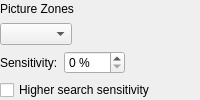
       <widget class="QWidget" name="pictureShapeOptions">
        <layout class="QVBoxLayout" name="verticalLayout_4">
         <property name="leftMargin">
          <number>0</number>
         </property>
         <property name="topMargin">
          <number>0</number>
         </property>
         <property name="rightMargin">
          <number>0</number>
         </property>
         <property name="bottomMargin">
          <number>0</number>
         </property>
         <item>
          <widget class="SectionHeading" name="pictureShapeOptionsHeading">
           <property name="text">
            <string>Picture Zones</string>
           </property>
          </widget>
         </item>
         <item>
          <layout class="QHBoxLayout" name="horizontalLayout_13">
           <item>
            <widget class="QComboBox" name="pictureShapeSelector">
             <property name="toolTip">
              <string>Mixed mode only: how pictures are found, not at all, as a mask along the picture outlines or as rectangles. Pictures stay in color or grayscale, the rest becomes black and white.</string>
             </property>
            </widget>
           </item>
           <item>
            <spacer name="horizontalSpacer_24">
             <property name="orientation">
              <enum>Qt::Horizontal</enum>
             </property>
             <property name="sizeHint" stdset="0">
              <size>
               <width>1</width>
               <height>1</height>
              </size>
             </property>
            </spacer>
           </item>
          </layout>
         </item>
         <item>
          <widget class="QWidget" name="pictureShapeSensitivityOptions" native="true">
           <layout class="QHBoxLayout" name="horizontalLayout_14">
            <property name="leftMargin">
             <number>0</number>
            </property>
            <property name="topMargin">
             <number>0</number>
            </property>
            <property name="rightMargin">
             <number>0</number>
            </property>
            <property name="bottomMargin">
             <number>0</number>
            </property>
            <item>
             <widget class="QLabel" name="pictureShapeSensitivityLabel">
              <property name="buddy">
               <cstring>pictureShapeSensitivitySB</cstring>
              </property>
              <property name="toolTip">
               <string>Trims the edges of the picture rectangles inward to the first row or column that the picture fills to at least this share. At 100 %, nothing is trimmed. Only for pictures found as rectangles.</string>
              </property>
              <property name="text">
               <string>Sensitivity:</string>
              </property>
             </widget>
            </item>
            <item>
             <widget class="QSpinBox" name="pictureShapeSensitivitySB">
             <property name="toolTip">
              <string>Trims the edges of the picture rectangles inward to the first row or column that the picture fills to at least this share. At 100 %, nothing is trimmed. Only for pictures found as rectangles.</string>
             </property>
             <property name="suffix">
              <string notr="true"> %</string>
             </property>
              <property name="frame">
               <bool>true</bool>
              </property>
              <property name="minimum">
               <number>0</number>
              </property>
              <property name="maximum">
               <number>100</number>
              </property>
             </widget>
            </item>
            <item>
             <spacer name="horizontalSpacer_28">
              <property name="orientation">
               <enum>Qt::Horizontal</enum>
              </property>
              <property name="sizeHint" stdset="0">
               <size>
                <width>1</width>
                <height>1</height>
               </size>
              </property>
             </spacer>
            </item>
           </layout>
          </widget>
         </item>
         <item>
          <layout class="QHBoxLayout" name="horizontalLayout_20">
           <item>
            <widget class="QCheckBox" name="higherSearchSensitivityCB">
             <property name="toolTip">
              <string>Also finds pictures with weak contrast; text may then be taken for a picture, too.</string>
             </property>
             <property name="text">
              <string>Higher search sensitivity</string>
             </property>
            </widget>
           </item>
           <item>
            <spacer name="horizontalSpacer_39">
             <property name="orientation">
              <enum>Qt::Horizontal</enum>
             </property>
             <property name="sizeHint" stdset="0">
              <size>
               <width>1</width>
               <height>0</height>
              </size>
             </property>
            </spacer>
           </item>
          </layout>
         </item>
        </layout>
       </widget>
